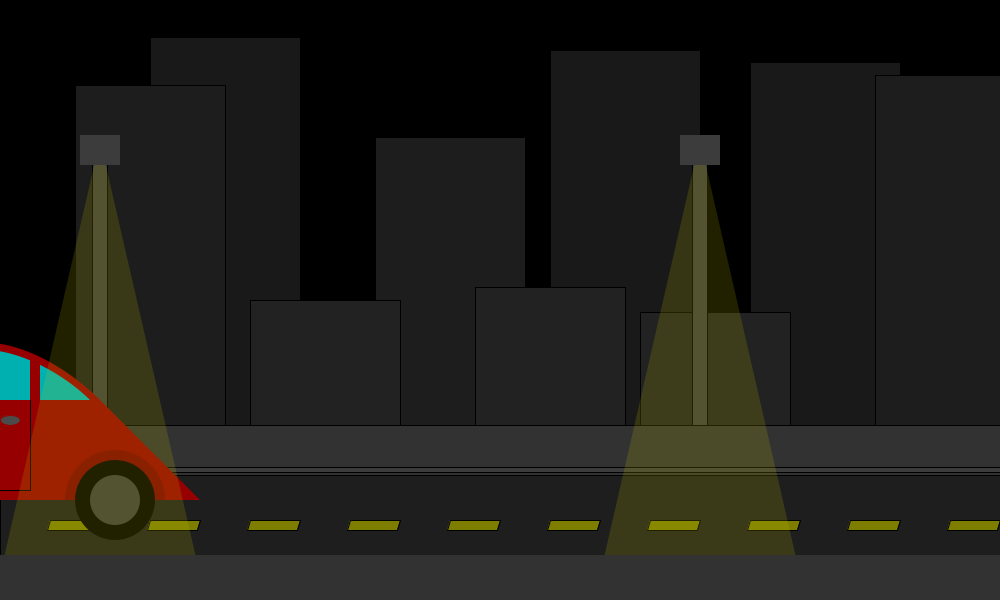
Frame 1 (no input)
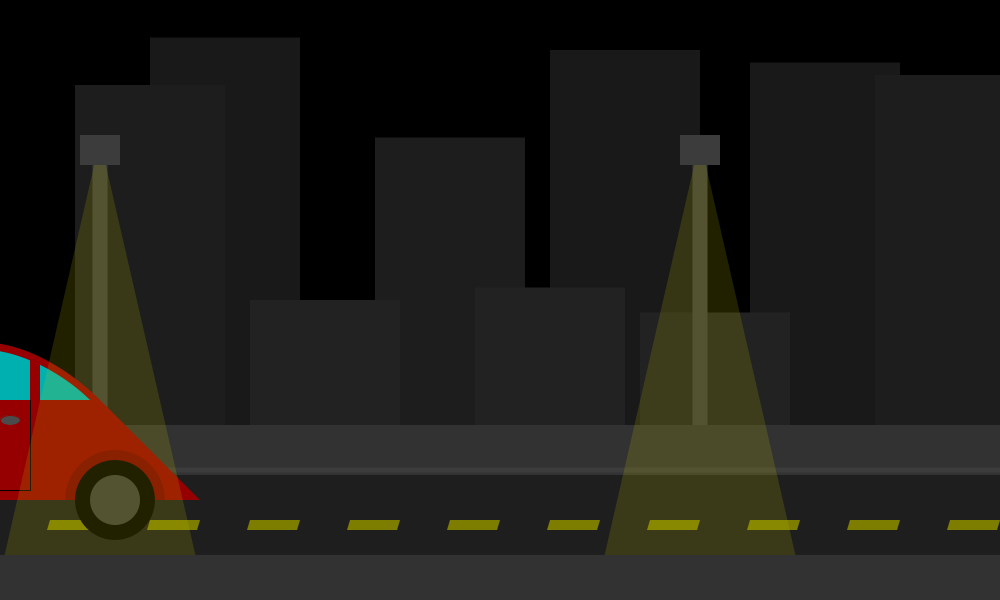
Frame 60 (the mouse pressed at the canvas centre just before this capture)
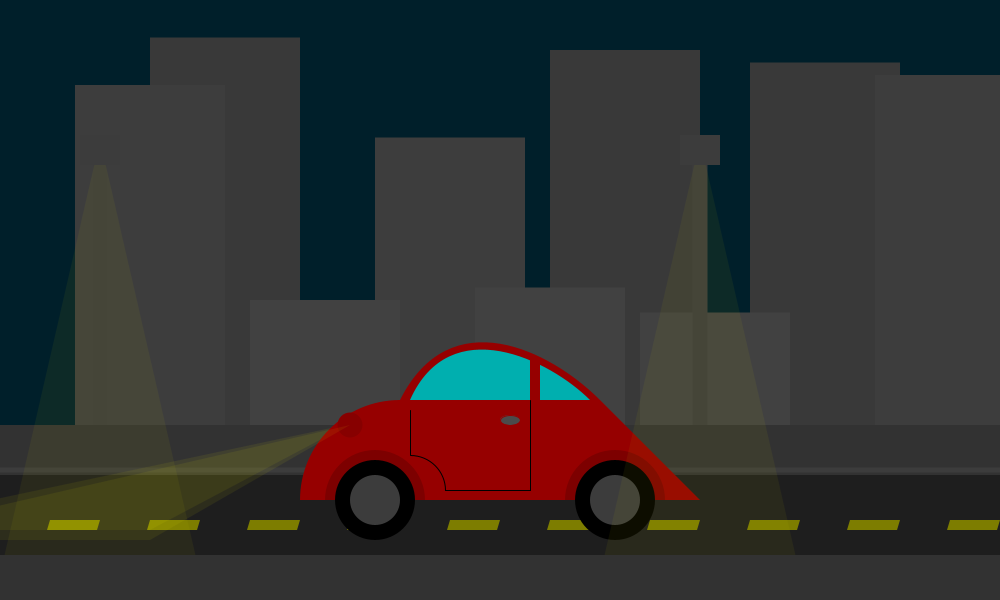
Frame 120 (the mouse held since frame 60 and released just before this capture)

The Processing sketch that drew these frames (run headless with seeded random() and noise(); from frame 60 on, the mouse is pressed at the canvas centre):

// Processing sketch: lab2d
// ── lab2d.pde
//Henry Wrede Black

/* Fancy Car driving along the highway at night
 The car follows mouseX to move across the screen.
 Depending on mouseY, the background will lighten/darken and the car and road lights
 will turn on and off.
 */

/* Found the function colorMode() while reading through a page in the API. I use it in the code to
 set a linear scale for the values to follow according to mouseY. Without changing the GRAY scale to
 0-600, it defaults to 0-255, giving me only 255 pixels on the screen for mouseY to change the color.
 To get around this I use the following
 colorMode(GRAY, 0, 600) to set to grayscale, then colorMode(RGB, 600, 600, 600) or colorMode(RGB) to return to
 the default mode and scale.
 */

//General Variables
float buildingH;
int buildingW;
int lightDepth;

//Variables for road stripe components
int topQuad;
int bottomQuad;
int qx1;
int qx2;
int qx3;
int qx4;

void setup() {
  size(1000, 600);
  rectMode(CENTER);
  ellipseMode(CENTER);

  //Initializning Variables
  lightDepth = 575; //changes how far down the light reaches
  buildingW = 150; //sets width of the background buildings
  
  topQuad = 520; //sets top y-coord of the road stripes
  bottomQuad = 530; //sets bottom y-coord of the road stripes
  qx1 = 50; //sets top left X coord
  qx2 = 100; //sets top right X coord
  qx3 = 97; //sets bottom right X coord
  qx4 = 47; //sets bottom left X coord
}

void draw() {
  colorMode(RGB, 600, 600, 600); //changes RGB scale to 0-600 to scale better with mouseY
  background(0, 0+mouseY/4, 0+mouseY/3); //blue dependent on mouseY, if B is larger than G, the resulting blue will be more "ocean"
  colorMode(GRAY, 600); //sets GRAY color scale to 0-600 to better adjust to mouseY values
  //Background
  fill(60+mouseY/4); //deep background, starts dark gray but increases GRAY value according to mouseY
  rect(225, 300, buildingW, 525);//background building
  rect(625, 300, buildingW, 500);
  rect(825, 300, buildingW, 475);
  fill(70+mouseY/4); //middle background, GRAY dependent on mouseY
  rect(150, 300, buildingW, 430);
  rect(450, 300, buildingW, 325);
  rect(950, 300, buildingW, 450);
  fill(80+mouseY/4); //close background, GRAY dependent on mouseY
  rect(325, 400, buildingW, 200);
  rect(550, 400, buildingW, 225);
  rect(715, 400, buildingW, 175);

  //street-lamp poles
  colorMode(RGB, 255, 255, 255); //sets color mode back to default
  fill(60); //dark gray

  rect(100, 315, 15, 350); //left pole
  rect(700, 315, 15, 350); //right pole

  //Road Components
  fill(50); //middling gray
  rect(500, 450, 1000, 50); //rear road bulwark
  fill(60); //lighter than middling gray
  rect(500, 470, 1000, 5); //road curb
  fill(30); //darker gray

  rect(500, 525, 1000, 100); //asphalt

  //Stripes
  fill(125, 125, 0); //darker yellow

  quad(50, topQuad, 100, topQuad, 97, bottomQuad, 47, bottomQuad); //road stripe
  quad(qx1+100, topQuad, 100+100, topQuad, 97+100, bottomQuad, 47+100, bottomQuad); //stripes continued
  quad(50+200, topQuad, 100+200, topQuad, 97+200, bottomQuad, 47+200, bottomQuad);
  quad(50+300, topQuad, 100+300, topQuad, 97+300, bottomQuad, 47+300, bottomQuad);
  quad(50+400, topQuad, 100+400, topQuad, 97+400, bottomQuad, 47+400, bottomQuad);
  quad(50+500, topQuad, 100+500, topQuad, 97+500, bottomQuad, 47+500, bottomQuad);
  quad(50+600, topQuad, 100+600, topQuad, 97+600, bottomQuad, 47+600, bottomQuad);
  quad(50+700, topQuad, 100+700, topQuad, 97+700, bottomQuad, 47+700, bottomQuad);
  quad(50+800, topQuad, 100+800, topQuad, 97+800, bottomQuad, 47+800, bottomQuad);
  quad(50+900, topQuad, 100+900, topQuad, 97+900, bottomQuad, 47+900, bottomQuad);

  /*I tried to shortcut this by writing "int topQuad = topQuad + 100;"
   but that moves the stripe to the right instead of copying it across the full road.
   Is there an easy way to repeat shapes across a horizontal plane?
   */


  //right car headlights
  fill(255, 255, 0, 100-mouseY/5); //light opaque yellow
  triangle(mouseX-150, 424, mouseX-350, 530, mouseX-650, 530); //light coming out of headlight

  //VW Bug Car Components
    //Car body
  noStroke();
  fill(150, 0, 0); //Dark-ish red
  rect(mouseX, 450, 200, 100); //middle body
  arc(mouseX-100, 500, 200, 200, radians(180), radians(270), PIE); //front body
  triangle(mouseX+100, 400, mouseX+100, 500, mouseX+200, 500); //back body
  //door outline
  stroke(0);
  line(mouseX+30, 400, mouseX+30, 490);
  line(mouseX-90, 455, mouseX-90, 410);
  line(mouseX+30, 490, mouseX-55, 490);
  arc(mouseX-90, 490, 70, 70, radians(270), radians(360));
  //door handle
  stroke(150, 0 ,0);
  fill(75, 75, 75);
  ellipse(mouseX+10, 420, 20, 10);

    //Car top
  fill(150, 0, 0); //Dark-ish red
  noStroke();
  bezier(mouseX-100, 400, mouseX-50, 300, mouseX+50, 350, mouseX+100, 400); //roof
  fill(0, 175, 175); //light blue
  bezier(mouseX-90, 400, mouseX-50, 310, mouseX+50, 360, mouseX+90, 400); //windows
  fill(150, 0, 0); //Dark-ish red
  rectMode(CORNERS);
  rect(mouseX+30, 400, mouseX+40, 360); //window bezel

    //wheels
  fill(125, 0, 0); //darker red
  arc(mouseX-125, 500, 100, 100, radians(180), radians(360), CLOSE); //front wheelwell
  arc(mouseX+115, 500, 100, 100, radians(180), radians(360), CLOSE); //rear wheelwell
  fill(0); //black
  ellipse(mouseX-125, 500, 80, 80); //left wheel
  ellipse(mouseX+115, 500, 80, 80); //right wheel
  fill(60); //dark gray
  ellipse(mouseX-125, 500, 50, 50); //left wheel hub
  ellipse(mouseX+115, 500, 50, 50); //right wheel hub

    //front car headlights
  fill(135, 0, 0); //darker red than then car body
  ellipse(mouseX-150, 425, 25, 25); //headlight body
  fill(255, 255, 0, 100-mouseY/5); //light opaque yellow
  triangle(mouseX-150, 425, mouseX-350, 540, mouseX-650, 540); //light coming out of headlight

  //Things in front of the car
    //Street lamp-lights
  fill(200, 200, 0, 100-mouseY/5); //slightly dark opaque yellow
  triangle(100, 140, 0, lightDepth, 200, lightDepth); //left side light
  triangle(700, 140, 800, lightDepth, 600, lightDepth); //right side light
    //Street lamp covers
  fill(60); //dark gray
  rectMode(CENTER);
  rect(100, 150, 40, 30); //left cover
  rect(700, 150, 40, 30); //right color

    //front road bulwark
  fill(50); //middling gray
  rect(500, 580, 1000, 50); //front road bulwark
}
